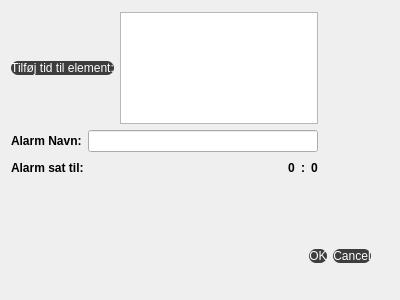
<?xml version="1.0" encoding="UTF-8"?>
<ui version="4.0">
 <class>OpretScenarie</class>
 <widget class="QDialog" name="OpretScenarie">
  <property name="geometry">
   <rect>
    <x>0</x>
    <y>0</y>
    <width>400</width>
    <height>300</height>
   </rect>
  </property>
  <property name="windowTitle">
   <string>Dialog</string>
  </property>
  <property name="styleSheet">
   <string notr="true">QMainWindow{

background-color:#1d1d1d

}
QMenuBar{
background-color: #1d1d1d;
padding:5px;
font: 12pt &quot;MS Shell Dlg 2&quot;;
color:#fff;

}

QMenu{
color: #fff;
padding: 0px;
background-color:#1d1d1d;
}

QMenu::item:selected{
color: black;
background-color:white;
}

QStatusBar{
background-color:#7e3878;
color:#fff;
}

QPushButton{
border-style:solid;
background-color:#3d3d3d;
color:#fff;
border-radius:7px;

}

QLabel{
color: fff;
	font-weight: bold;
font-size: 12 pt;
}</string>
  </property>
  <widget class="QDialogButtonBox" name="buttonBox">
   <property name="geometry">
    <rect>
     <x>30</x>
     <y>240</y>
     <width>341</width>
     <height>32</height>
    </rect>
   </property>
   <property name="orientation">
    <enum>Qt::Horizontal</enum>
   </property>
   <property name="standardButtons">
    <set>QDialogButtonBox::Cancel|QDialogButtonBox::Ok</set>
   </property>
  </widget>
  <widget class="QWidget" name="layoutWidget">
   <property name="geometry">
    <rect>
     <x>11</x>
     <y>12</y>
     <width>307</width>
     <height>166</height>
    </rect>
   </property>
   <layout class="QVBoxLayout" name="verticalLayout_2">
    <item>
     <layout class="QHBoxLayout" name="horizontalLayout_3">
      <item>
       <widget class="QPushButton" name="pushButton">
        <property name="text">
         <string>Tilføj tid til element:</string>
        </property>
       </widget>
      </item>
      <item>
       <widget class="QListWidget" name="EnhedsList"/>
      </item>
     </layout>
    </item>
    <item>
     <layout class="QVBoxLayout" name="verticalLayout">
      <item>
       <layout class="QHBoxLayout" name="horizontalLayout_2">
        <item>
         <widget class="QLabel" name="label_2">
          <property name="text">
           <string>Alarm Navn:</string>
          </property>
         </widget>
        </item>
        <item>
         <widget class="QLineEdit" name="ScenStreng"/>
        </item>
       </layout>
      </item>
      <item>
       <layout class="QHBoxLayout" name="horizontalLayout">
        <item>
         <widget class="QLabel" name="label">
          <property name="minimumSize">
           <size>
            <width>71</width>
            <height>0</height>
           </size>
          </property>
          <property name="text">
           <string>Alarm sat til:</string>
          </property>
         </widget>
        </item>
        <item>
         <spacer name="horizontalSpacer">
          <property name="orientation">
           <enum>Qt::Horizontal</enum>
          </property>
          <property name="sizeHint" stdset="0">
           <size>
            <width>40</width>
            <height>20</height>
           </size>
          </property>
         </spacer>
        </item>
        <item>
         <widget class="QLabel" name="timer">
          <property name="text">
           <string>0</string>
          </property>
         </widget>
        </item>
        <item>
         <widget class="QLabel" name="label_3">
          <property name="text">
           <string>:</string>
          </property>
         </widget>
        </item>
        <item>
         <widget class="QLabel" name="minutter">
          <property name="text">
           <string>0</string>
          </property>
         </widget>
        </item>
       </layout>
      </item>
     </layout>
    </item>
   </layout>
  </widget>
 </widget>
 <resources/>
 <connections>
  <connection>
   <sender>buttonBox</sender>
   <signal>accepted()</signal>
   <receiver>OpretScenarie</receiver>
   <slot>accept()</slot>
   <hints>
    <hint type="sourcelabel">
     <x>248</x>
     <y>254</y>
    </hint>
    <hint type="destinationlabel">
     <x>157</x>
     <y>274</y>
    </hint>
   </hints>
  </connection>
  <connection>
   <sender>buttonBox</sender>
   <signal>rejected()</signal>
   <receiver>OpretScenarie</receiver>
   <slot>reject()</slot>
   <hints>
    <hint type="sourcelabel">
     <x>316</x>
     <y>260</y>
    </hint>
    <hint type="destinationlabel">
     <x>286</x>
     <y>274</y>
    </hint>
   </hints>
  </connection>
 </connections>
</ui>
